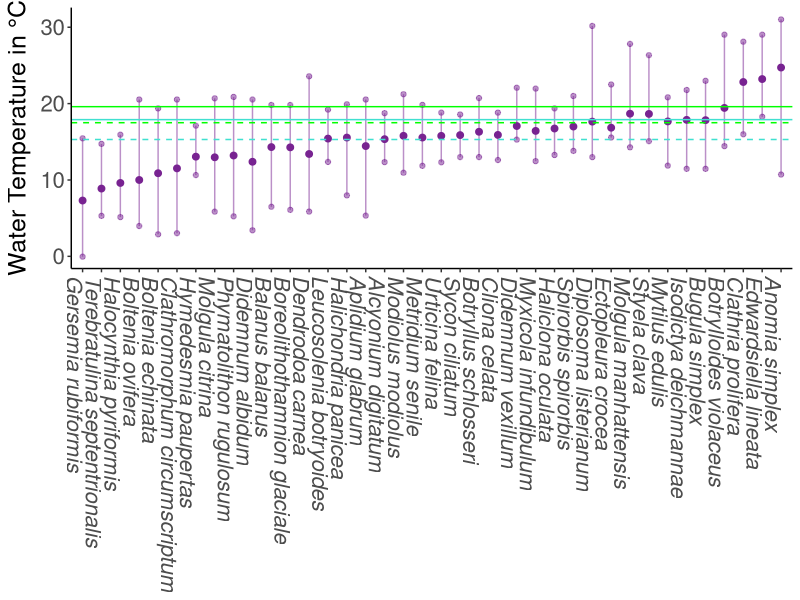
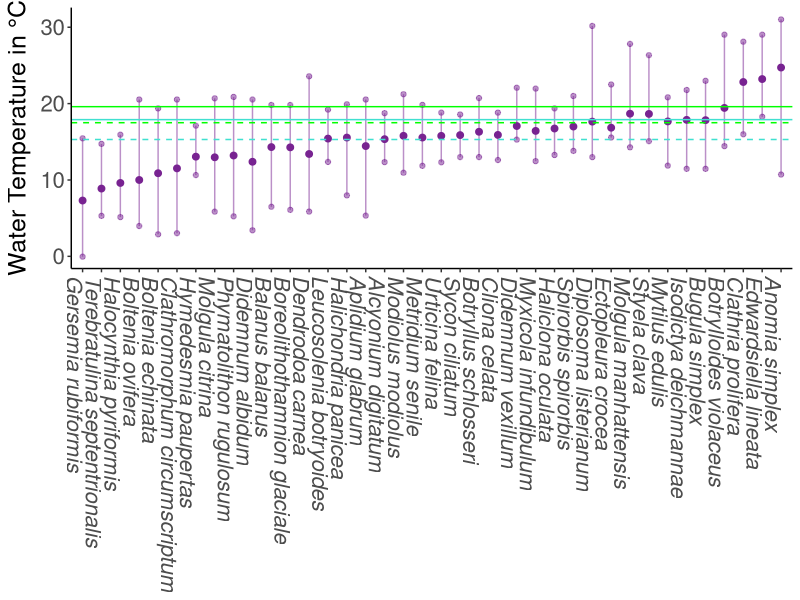

Reproduce these figures in R, in order.
library(tidyverse)


# read in and go from here
#source("scripts/load_data_settings.r")

thermal_data <- read_csv("data/Occurrence_based_species_thermal_indicies_Photos_100825.csv") |>
  select(gen_spp, species_id, n_obis_rec,
         BO21_tempmax_bdmean_mean, BO21_tempmax_bdmin_mean, BO21_tempmax_bdmin_max,
         BO21_tempmax_bdmean_q5, BO21_tempmax_bdmean_q95)

coefout <- thermal_data

# filter to species we have
# coefout <- filter(coefout, gen_spp %in% subsite_substrate_long$gen_spp)
View(coefout)
# plot data ---------------------------------------------------------------


color2 <- "#782391"

coefout %>% 
  filter(!is.na(gen_spp)) |>
  mutate(gen_spp = forcats::fct_reorder(gen_spp, BO21_tempmax_bdmin_mean) ) %>%
  
  ggplot(aes(x=gen_spp)) +
  
  
  geom_point(aes(y=BO21_tempmax_bdmean_q5),  color = color2, alpha=.5)+
  geom_point(aes(y=BO21_tempmax_bdmean_q95), color = color2, alpha=.5)+
  geom_point(aes(y=BO21_tempmax_bdmean_mean), color = color2, alpha=1, size=2)+
  geom_segment(aes(xend=gen_spp,
                   y=BO21_tempmax_bdmean_q5,
                   yend=BO21_tempmax_bdmean_q95), color = color2, alpha=.5)+
#  annotate(geom="text",
#           x=3, y=30, 
#           hjust=-0.1, vjust=0.2,
#           label = 
#             "\n Max temp at mean depth",
#           color = color2,
#           fontface="bold",
#           size=5) +
  
  labs(x=NULL, y= expression(paste("Water Temperature in ", "\u00b0C"))) +
  theme_classic() +
  theme(#plot.margin = margin(l=25,b=5,unit="pt"),
    axis.text.x = element_text(angle = -90, hjust = 0))+
  geom_hline(yintercept=c(15.3, 17.5), linetype='dashed', color=c('turquoise', 'green')) + #Pre 2004 95% quantile for 15m and 25m
  geom_hline(yintercept=c(17.9, 19.6), color=c('turquoise', 'green')) + #Post 2004 95% quantile for 15m and 25m
  theme(axis.text.x = element_text(face = "italic")) +
  theme(axis.text=element_text(size=16),
        axis.title=element_text(size=18))

ggsave("figures/thermal_preference_ranges.jpg")
